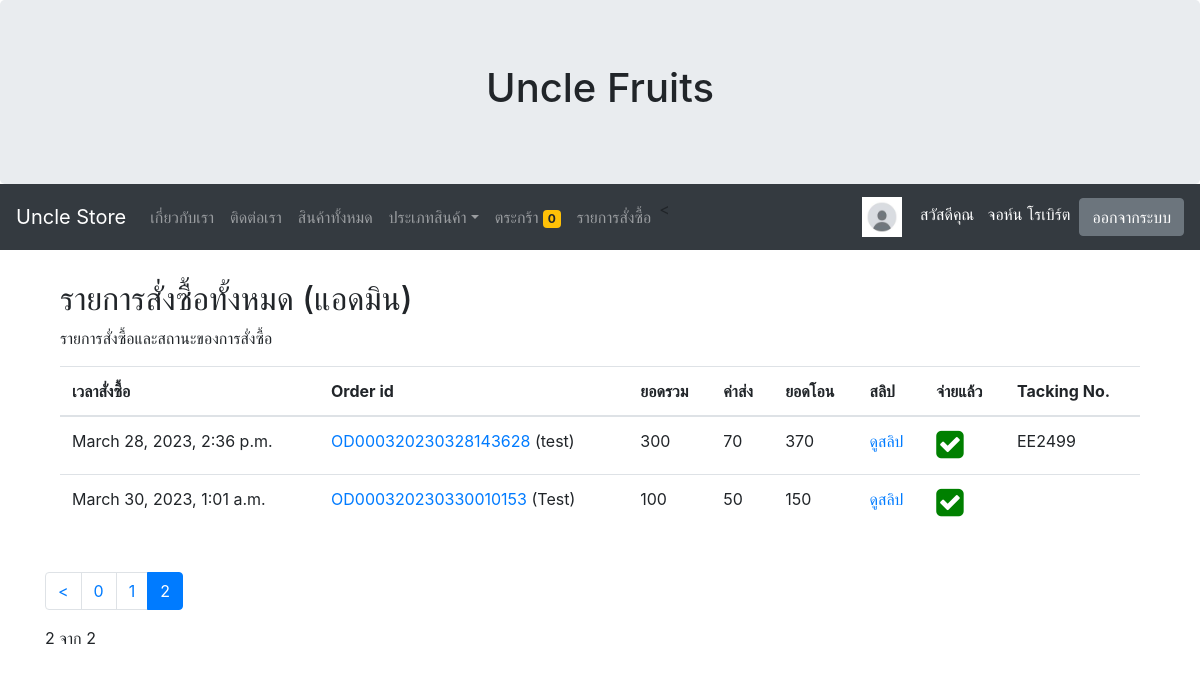
The app's page /allorderlist/?page=3 (signed in), older data.
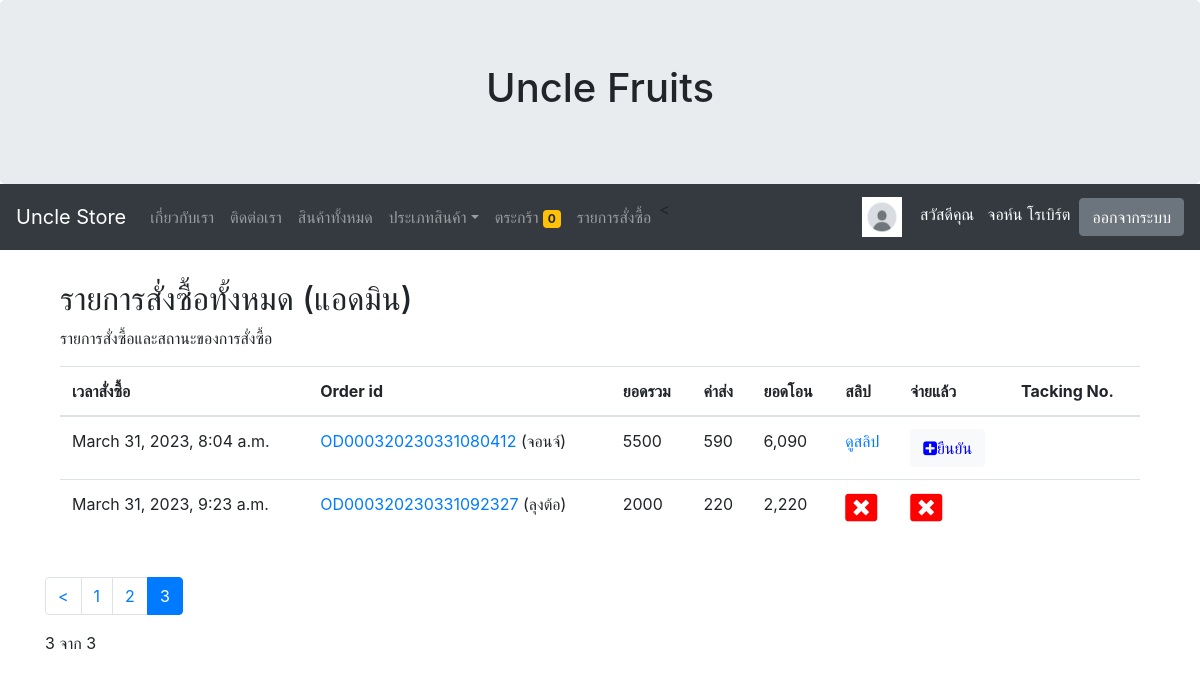
The same page, newer data.
### myapp/models.py (models this page shows, shortened)
class OrderPending(models.Model):
	orderid = models.CharField(max_length=100)
	user = models.ForeignKey(User,on_delete=models.CASCADE) # User ไหนเป็นคนสั่ง
	name = models.CharField(max_length=100) # ชื่อที่อยู่ผู้รับ
	tel = models.CharField(max_length=100)  # เบอร์ผู้รับ
	address = models.TextField()
	shipping = models.CharField(max_length=100) # EMS
	payment = models.CharField(max_length=100)  # โอนเงิน พร้อมเพย์ , ธนาคารอะไร
	other = models.TextField(null=True,blank=True) # หมายเหตุของผู้รับ ต้องใส่ blank=True ด้วย
	stamp = models.DateTimeField(auto_now_add=True,blank=True,null=True) # ออร์เดอร์ stamp วันไหน
	paid = models.BooleanField(default=False) # เช็ตสถานะจ่ายเงินแล้วหรือยัง
	slip = models.ImageField(upload_to="slip",null=True,blank=True) # อัพโหลด slip แล้วหรือยัง
	sliptime = models.CharField(max_length=100,null=True,blank=True) # มาเพิ่มเป็นประเภท datetime  พร้อมกับ calendar html EP15
	paymentid = models.CharField(max_length=100,null=True,blank=True) #เก็บไว้ยังไม่ใช้
	trackingnumber = models.CharField(max_length=100,null=True,blank=True) # EP17 ส่งเลข พัสดุ

### myapp/views.py (the view)
# urls.py: path('allorderlist/',AllOrderListPage,name='allorderlist-page'),#EP15 OrderList สำหรับแอดมินดู
def AllOrderListPage(request):
	context =  {}
	order  = OrderPending.objects.all()  # filter จะใช้กับหลายรายการ
	for od in order:
		orderid = od.orderid # ดึงรายการ order ออกมา
		odlist = OrderList.objects.filter(orderid=orderid)
		total = sum([ c.total for c in odlist])
		od.total = total
		count = sum([ c.quantity for c in odlist])
		if od.shipping == 'ems':
			shipcost = sum([50 if i == 0 else 10 for i in range(count)])
		else:
			shipcost = sum([30 if i == 0 else 10 for i in range(count)])
		if od.payment == 'cod':
				shipcost += 20
		od.shipcost = shipcost
	paginator = Paginator(order,2) # 1 หน้าโชว์แค่ 2 ชิ้นเท่านั้น
	page = request.GET.get('page') # http://127.0.0.1:8000/allproduct/?page=2
	order = paginator.get_page(page) # แนบไปกับ context
	context['allorder'] = order # ส่งข้อความแบบ dic  ['allorder'] คือ ชื่อ key
	return render(request, 'myapp/allorderlist.html',context)

### myapp/template/myapp/allorderlist.html (shortened to what this page needs)
{% extends 'myapp/base.html' %}
{% load humanize %}
{% block content %}
<div class="container">
  <h2>รายการสั่งซื้อทั้งหมด (แอดมิน)</h2>
  <p>รายการสั่งซื้อและสถานะของการสั่งซื้อ</p>
  <table class="table">
    <thead>
      <tr>
        <th>เวลาสั่งซื้อ</th>
        <th>Order id</th>
        <th>ยอดรวม</th>
        <th>ค่าส่ง</th>
        <th>ยอดโอน</th>
        <th>สลิป</th>
        <th>จ่ายแล้ว</th>
        <th>Tacking No.</th>
      </tr>
    </thead>
    <tbody>
      {% for od in allorder %}
      <tr>
        <td>{{od.stamp}}</td>
        <td><a href="{% url 'updatetracking' od.orderid %}"> {{od.orderid}}</a> ({{od.name}})</td>
        <td>{{od.total}}</td>
        <td>{{od.shipcost|intcomma}}</td>
        <td>{{od.total|add:od.shipcost|intcomma}}</td>
        <td>
        {% if od.slip %}
              <a href="{{od.slip.url}}" >ดูสลิป</a>
        {% else %}
            <i class="fa fa-window-close" style="font-size:32px;color:red;"></i>
        {% endif %}
        </td>
        <td>
            {% if od.paid and od.slip%}
            <a href="{% url 'updatestatus' od.orderid 'cancel'%}"> <i class="fa fa-check-square" style="font-size:32px;color:green;"></i></a>
            {% elif od.paid == False and not od.slip %}
             <i class="fa fa-window-close" style="font-size:32px;color:red;"></i>
            {% else %}
                <a class="btn btn-light" href="{% url 'updatestatus' od.orderid 'confirm'%}">
                    <i class="fa fa-plus-square" style="font-size:16px;color:blue;">ยืนยัน</i>
                    </a>
            {% endif %}
        </td>
        <td>
          {% if od.trackingnumber != None %}
            {{od.trackingnumber}}
        {% endif %}
      </td>
      </tr>
      {% endfor %}
    </tbody>
  </table>
</div><br>
<ul class="pagination">
      {% if allorder.has_previous and allorder.has_next != True %}
        <li class="page-item"><a class="page-link" href="?page={{allorder.previous_page_number}}"> < </a></li>
        <li class="page-item"><a class="page-link" href="?page={{allorder.number|add:-2}}">{{allorder.number|add:-2}}</a></li>
        <li class="page-item"><a class="page-link" href="?page={{allorder.number|add:-1}}">{{allorder.number|add:-1}}</a></li>
        <li class="page-item active "><a class="page-link" href="?page={{allorder.number}}">{{allorder.number}}</a></li>
      {% endif %}
  </ul>
      <p>{{allorder.number}} จาก {{allorder.paginator.num_pages}} </p>
{% endblock content %}

Row changes from the older to the newer data that the page shows:
no longer on this page (row unchanged): OrderPending: stamp "March 28, 2023, 2:36 p.m.", orderid "OD000320230328143628", name "test", total "300", shipcost "70", total|add "370", paid True (drawn), trackingnumber "EE2499"
no longer on this page (row unchanged): OrderPending: stamp "March 30, 2023, 1:01 a.m.", orderid "OD000320230330010153", name "Test", total "100", shipcost "50", total|add "150", paid True (drawn)
added OrderPending: stamp "March 31, 2023, 8:04 a.m.", orderid "OD000320230331080412", name "จอนจ์", total "5500", shipcost "590", total|add "6,090", paid "ยืนยัน"
added OrderPending: stamp "March 31, 2023, 9:23 a.m.", orderid "OD000320230331092327", name "ลุงต้อ", total "2000", shipcost "220", total|add "2,220", paid False (drawn)
Text that changed along with them:
{{ allorder.number|add:-2 }}: "0" → "1"
{{ allorder.number|add:-1 }}: "1" → "2"
{{ allorder.number }}: "2" → "3"
{{ allorder.paginator.num_pages }}: "2" → "3"
